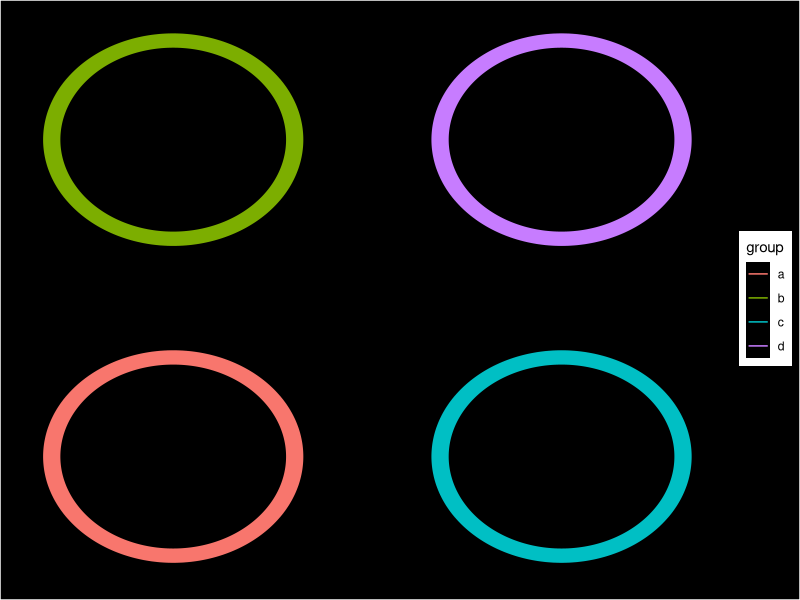

R code for this plot:
##http://www.sineofthetimes.org/the-art-of-parametric-equations-2/
### Messing around
library(tidyverse)

newX <- function(t,Xcenter){  (sin(t)+Xcenter)    }
newY <- function(t,Ycenter){  (cos(t)+Ycenter)   }

#makeParametricCurves <- function(a,b,maxReps=10,step=.01){

makeCircle <- function(Xcenter=0,Ycenter=0,group='a'){
    xa = c()
    ya = c()
    for (t in seq(1,1000,1)){
      xa <- c(xa,newX(t,Xcenter))
      ya <- c(ya,newY(t,Ycenter))
    }
  out <- data.frame( cbind(xa,ya))
  out$group <- group
  return (out)
}

listOfCircles <- list(makeCircle(0,0,'a'),
                      makeCircle(0,3,'b'),
                      makeCircle(3,0,'c'),
                      makeCircle(3,3,'d'))

out2 = do.call('rbind',listOfCircles)
tail(out2)

ggplot(out2,aes(x=xa,y=ya)) +
  geom_path(aes(color=group)) +
  #theme_void()
  theme(
    axis.ticks =   element_blank(),
    axis.text =    element_blank(),
    axis.title =   element_blank(),
    panel.grid.major = element_blank(),
    panel.grid.minor = element_blank(),
    plot.background=element_rect(fill = "black"),
    panel.background = element_rect(fill = 'black'))
  NULL

